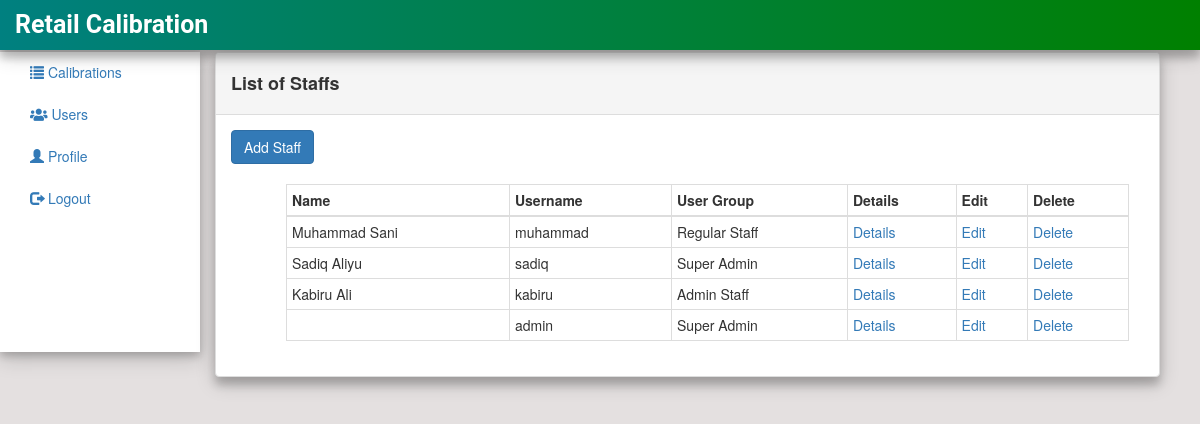
Page /staffs/ (signed in) on the earlier database version.
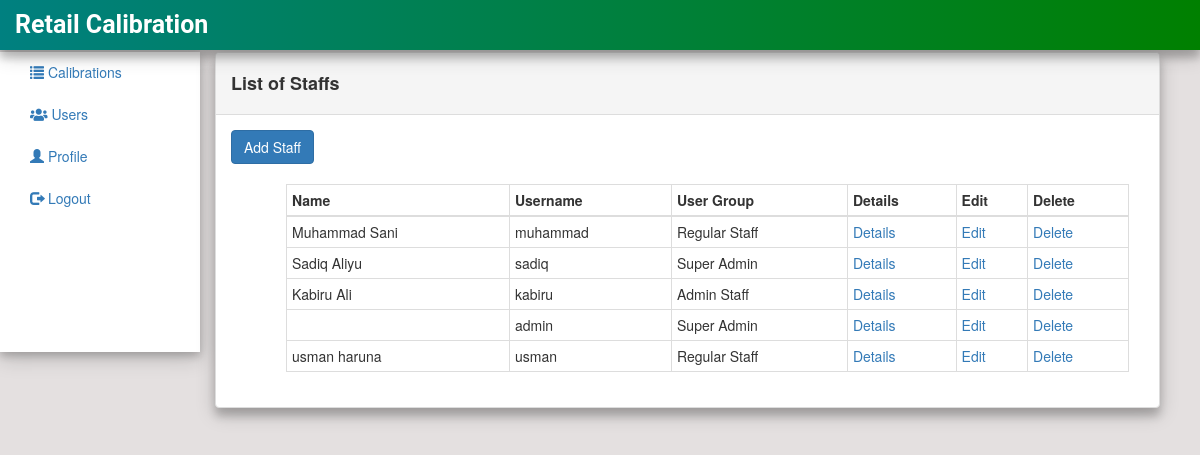
Same page on the later database version.
### calibrate/models.py (models this page shows)
class User(AbstractUser):
    is_regularAdmin = models.BooleanField(default=False)
    is_adminStaff = models.BooleanField(default=False)
    is_superAdmin = models.BooleanField(default = False)
    def user_type(self):
        if self.is_regularAdmin:
            return "Regular Staff"
        elif self.is_adminStaff:
            return "Admin Staff"
        else:
            return "Super Admin"

### calibrate/views.py (the view)
# urls.py: path('staffs/', views.staff_list, name='staff_list'),
@login_required
def staff_list(request):
    context = {}
    context['users'] = User.objects.all()
    context['title'] = 'Staffs'
    return render(request, 'staffs/index.html', context)

### calibrate/templates/staffs/index.html (shortened to what this page needs)
{% extends "calibrate/base.html" %} {% block content %}
<div class="col-sm-10">
    <div class="panel panel-default">
        <div class="panel-heading">
            <h4><b>List of Staffs</b></h4>
        </div>
        <div class="panel-body">
            <div id="navs" class="pt-5">
                <a href="#" class="btn btn-primary m-0" data-toggle="collapse" data-target="#home-links">Add Staff</a>
            </div>
            <br>
            <div class="container-fluid">
                <ul>
                    <table class="table table-bordered table-condensed" id="table_id">
                        <thead>
                            <tr>
                                <th>Name</th>
                                <th>Username</th>
                                <th>User Group</th>
                                <th>Details</th>
                                <th>Edit</th>
                                <th>Delete</th>
                            </tr>
                        </thead>
                        {% if users %}
                        <tbody>
                            {% for user in users %}
                            <tr>
                                <td> {{user.first_name}}&nbsp;{{user.last_name}}</td>
                                <td>{{user.username}}</td>
                                <td>{{user.user_type}}</td>
                                <td><a href="/staffs/{{user.id}}/details">Details</a></td>
                                <td><a href="/staffs/{{user.id}}/edit">Edit</a></td>
                                <td><a href="/staffs/{{user.id}}/delete">Delete</a></td>
                                {% endfor %}
                            </tr>
                        </tbody>
                    </table>
                </ul>
            </div>
        </div>
        {% else %}
        <p>There is no Staffs Available</p>
        {% endif %} {% endblock %}

### calibrate/templates/calibrate/base.html (shortened to what this page needs)
{% load staticfiles %}
<!DOCTYPE html>
<html lang="en">
<head>
    <link rel="stylesheet" href="https://maxcdn.bootstrapcdn.com/bootstrap/3.3.7/css/bootstrap.min.css">
    <link rel="stylesheet" href="https://use.fontawesome.com/releases/v5.2.0/css/all.css">
    <link rel="stylesheet" href="https://cdn.datatables.net/1.10.19/js/jquery.dataTables.min.js">
    <link rel="stylesheet" href="https://cdn.datatables.net/fixedheader/3.1.5/js/dataTables.fixedHeader.min.js">
    <link rel="stylesheet" href="https://cdn.datatables.net/responsive/2.2.3/js/dataTables.responsive.min.js">
    <link rel="stylesheet" href="{%	static 'css/bootstrap.min.css' %}">
    <link rel="stylesheet" href="{%	static 'css/mystyle.css' %}">
    <link rel="stylesheet" href="https://code.jquery.com/ui/1.10.3/themes/Accordion/jquery-ui.css">
    <link rel="stylesheet" href="https://cdn.datatables.net/plug-ins/9dcbecd42ad/integration/jqueryui/dataTables.jqueryui.css">
</head>
<nav class="navbar navbar-default navbar-fixed-top" id="header-nav">
    <div class="container-fluid">
        <div class="navbar-header">
            <a class="navbar-brand" href="/" id="navbar-brand"><strong>Retail Calibration</strong></a>
        </div>
    </div>
</nav>
<div class="col-sm-2">
    <ul class="nav nav-pills nav-stacked" data-spy="affix" data-offset-top="205">
        <li>
            <a href="{% url 'calibrate:calibration_list' %} "><span class="glyphicon glyphicon-list " id="glyphicon-list "></span>  Calibrations</a>
        </li>
         {% if user.is_superAdmin or user.is_superuser %}
        <li>
            <a href="{% url 'calibrate:staff_list' %} "><i class="fa fa-users "></i> Users</a>
        </li>
        {% endif %}
        <li>
            <a href="{% url 'profile' %} "><span class="glyphicon glyphicon-user " id="glyphicon-edit "></span> Profile</a>
        </li>
        <li>
            <a href="{% url 'logout'%}?next={{request.path}} ">
                <span class="glyphicon glyphicon-log-out " id="glyphicon-log-out "></span> Logout</a>
        </li>
    </ul>
</div>
<div class="container-fluid">
    {% block content %} {% endblock %}
</div>
</div>
</body>
</html>

### calibrate/static/css/mystyle.css (style rules this page uses)
#header-nav { border-radius: 0%; background-color: green; border: none; background: linear-gradient(to right, teal, green); box-shadow: 0 8px 8px 0 rgba(0, 0, 0, 0.2), 0 6px 20px 0 rgba(0, 0, 0, 0.19); }
#navbar-brand { color: white; font-size: 25px; font-family: roboto; }
.col-sm-2 { box-shadow: 0 4px 8px 0 rgba(0, 0, 0, 0.19), 0 6px 20px 0 rgba(0, 0, 0, 0.19); background-color: white; margin-top: 52px; height: 300px; }
.panel { box-shadow: 0 8px 8px 0 rgba(0, 0, 0, 0.19), 0 6px 20px 0 rgba(0, 0, 0, 0.19); margin-top: 52px; }

Differences in the rows shown:
added User: first_name "usman", last_name "haruna", username "usman", user_type "Regular Staff"
